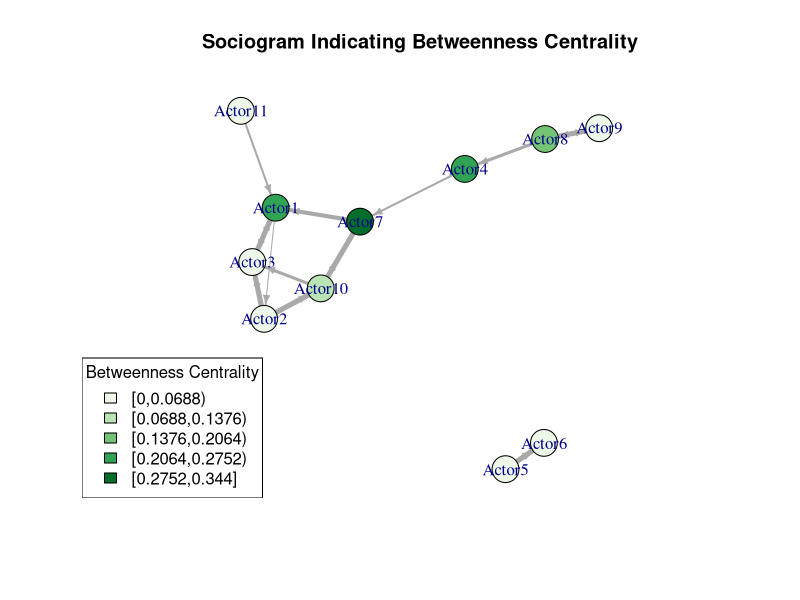

This figure's R source:
# R code to accompany Introduction to Network Analysis Workshop
# Melissa Whatley, PhD

# Code based on Gonzalez Canche (2019)

#install.packages("igraph")
#install.packages("RColorBrewer")
#install.packages("classInt")
library(igraph)
library(RColorBrewer)
library(classInt)

# Creating an illustrative edgelist
# Edgelist: A compact representation of a network summarizing connections among nodes
a <- data.frame(from=c("Actor1", "Actor1", "Actor2", "Actor2", "Actor3", "Actor4",
                       "Actor5","Actor6", "Actor7","Actor8","Actor8", "Actor9","Actor10",
                       "Actor11","Actor7"),
                to=c("Actor2", "Actor3", "Actor10", "Actor3", "Actor1", "Actor7",
                     "Actor6","Actor5","Actor10","Actor4","Actor9", "Actor8","Actor3", "Actor1",
                     "Actor1"),
                weight=c(1, 3, 5, 5, 5, 2, 5, 4, 5, 3, 5, 2, 3, 2, 4))
a

# Moving from an edgelist to a graph, we make the third column an attribute, characterizing the strength of the connections
# Storing the dataset as a graph is a necessary step between the edgelist and matrix representation

g<-graph.data.frame(a[,c(1,2,3)])
g

# Getting centrality measures

# Warning messages indicate that more work needs to be done on obtaining closeness centrality measures when networks are relatively sparse - we won't worry about the warning messages for now.
centrality<-data.frame(totaldegree=degree(g, mode="total"),
                       indegree=degree(g,mode="in"),
                       outdegree=degree(g, mode="out"),
                       closeness=round((closeness(g))/max(closeness(g)),3),
                       betweenness=round(betweenness(g, directed=F, normalized = TRUE, weights=NA),3),
                       eigenvector=round(evcent(g,weights=NA)$vector,3))
centrality

# Notes on centrality measures in this example:
# Actor 1 has the highest degree centrality
# Actor 11 has the highest closeness centrality
# Actor 7 has the highest betweenness centrality
# Actor 1 has the highest eigenvector centrality

# If this were an emergency preparation network and I needed to share a piece of information with the network quickly, who would I share the information with first?
# If this were a political network and I wanted to leverage my connections for political influence, who would I want to be my friend?
# If this were a crime network and I wanted to destroy as many connections in the network as possible, who would I remove?

# One use of centrality measures is as variables in regression models:

# Example:
# If I have information on individuals and their occupations merged with closeness centrality measures (and other control variables, such as demographic information), I could analyze the relationship between occupation and closeness centrality. With a large network, identifying a single indivdual for the spread of information might not be very practical, but what if I could identify the occupational category of people with higher average centrality in the network?


# Visualizing these relationships
# We add centrality measures as attributes to the network and can include them in visualizations as colors or sizes. We'll focus on colors today.

# Three color intensities
nclr<-5
# This is the variable I'll use for color intensity
plotvar<-centrality$betweenness
# Choose which color scheme to use
# display.brewer.all()
plotclr<-brewer.pal(nclr, "Greens")
# What cutoff do we use to decide color categories? (here I chose to divide up the values into equal parts (other options include quanitles, standard deviations)
class<-classIntervals(plotvar,nclr, style="equal")

colcode<-findColours(class, plotclr, digits=3)

set.seed(9)

l<-layout.fruchterman.reingold(g, niter=50000)
V(g)$frame<-NA

plot(g, edge.width=E(g)$weight, layout=l, edge.arrow.size=.5, vertex.color=colcode)
title(main="Sociogram Indicating Betweenness Centrality", col.main="black")
legend("bottomleft", legend=names(attr(colcode, "table")), fill=attr(colcode, "palette"), title="Betweenness Centrality")
